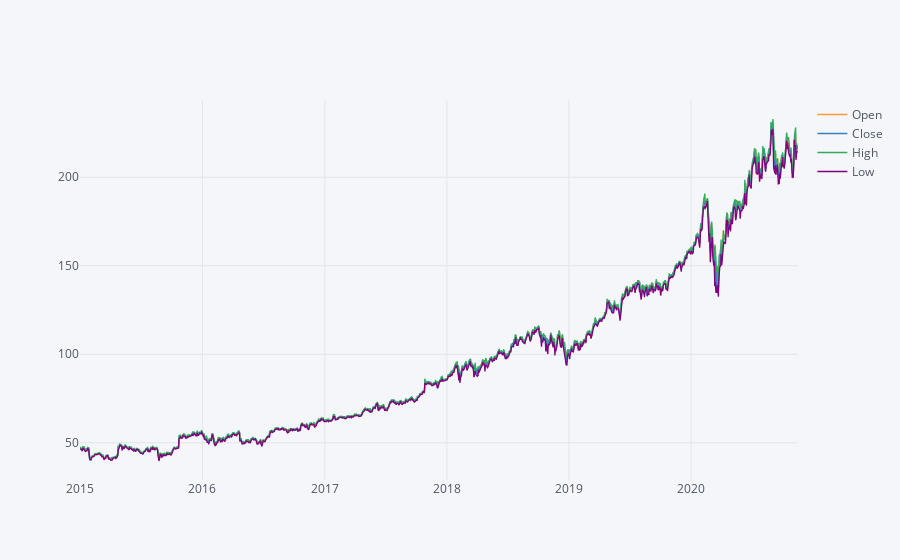

Notebook code cell kept with this figure:
### Markdown cell above
**Let see the change of open, close, high,and low over time**

### Code cell
plt.figure()
MSFT[['Open','Close','High','Low']].iplot(legend=True,)
# df.Close.plot(legend=True,)
# df.High.plot(legend=True)
# df.Low.plot(legend=True)
# plt.show()

### Figure 1 — Plotly figure (JSON) as saved in the notebook; plotly's stock layout.template omitted (floating-point values rounded to 4 significant figures; data arrays with more than 128 entries replaced by an {"elided": "..."} marker saying what was removed)
{"data": [{"line": {"color": "rgba(255, 153, 51, 1.0)", "dash": "solid", "shape": "linear", "width": 1.3}, "mode": "lines", "name": "Open", "text": "", "type": "scatter", "x": {"elided": "1481 str values"}, "y": {"elided": "1481 float values"}}, {"line": {"color": "rgba(55, 128, 191, 1.0)", "dash": "solid", "shape": "linear", "width": 1.3}, "mode": "lines", "name": "Close", "text": "", "type": "scatter", "x": {"elided": "1481 str values"}, "y": {"elided": "1481 float values"}}, {"line": {"color": "rgba(50, 171, 96, 1.0)", "dash": "solid", "shape": "linear", "width": 1.3}, "mode": "lines", "name": "High", "text": "", "type": "scatter", "x": {"elided": "1481 str values"}, "y": {"elided": "1481 float values"}}, {"line": {"color": "rgba(128, 0, 128, 1.0)", "dash": "solid", "shape": "linear", "width": 1.3}, "mode": "lines", "name": "Low", "text": "", "type": "scatter", "x": {"elided": "1481 str values"}, "y": {"elided": "1481 float values"}}], "layout": {"legend": {"bgcolor": "#F5F6F9", "font": {"color": "#4D5663"}}, "paper_bgcolor": "#F5F6F9", "plot_bgcolor": "#F5F6F9", "showlegend": true, "title": {"font": {"color": "#4D5663"}}, "xaxis": {"gridcolor": "#E1E5ED", "showgrid": true, "tickfont": {"color": "#4D5663"}, "title": {"font": {"color": "#4D5663"}, "text": ""}, "zerolinecolor": "#E1E5ED"}, "yaxis": {"gridcolor": "#E1E5ED", "showgrid": true, "tickfont": {"color": "#4D5663"}, "title": {"font": {"color": "#4D5663"}, "text": ""}, "zerolinecolor": "#E1E5ED"}}}
